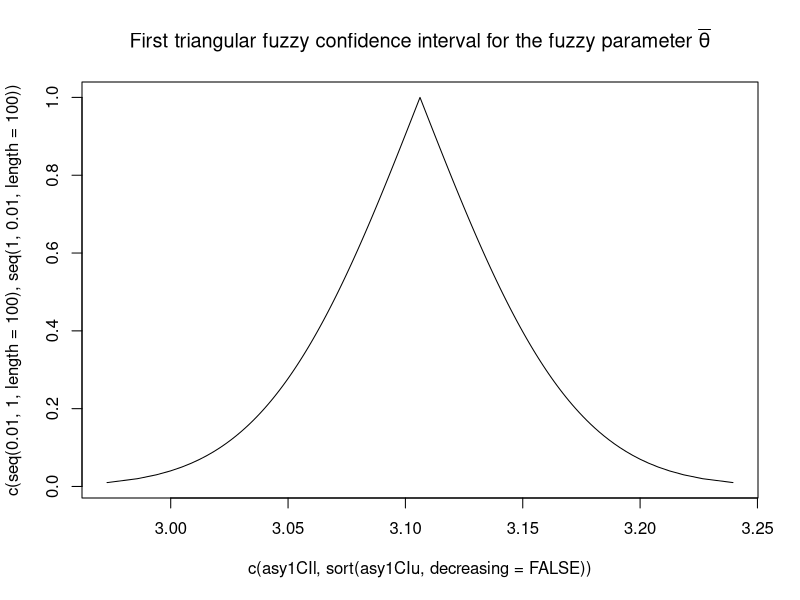
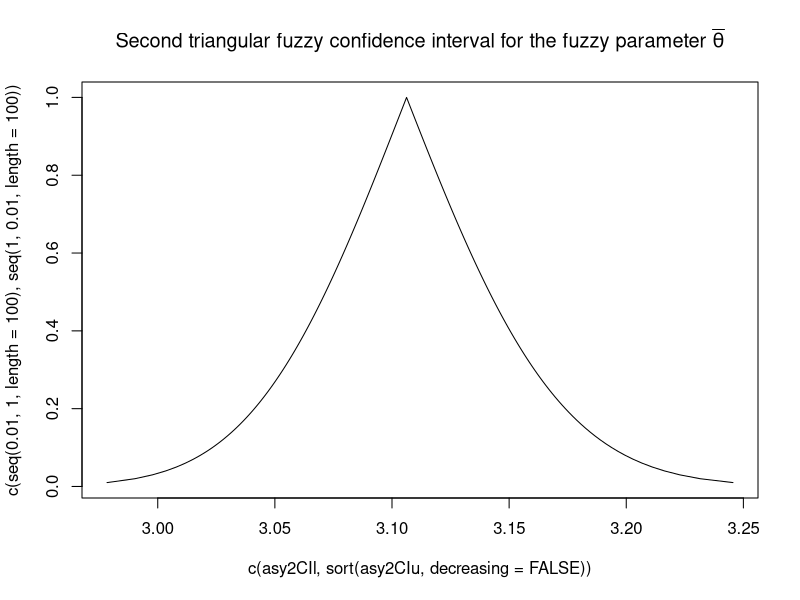
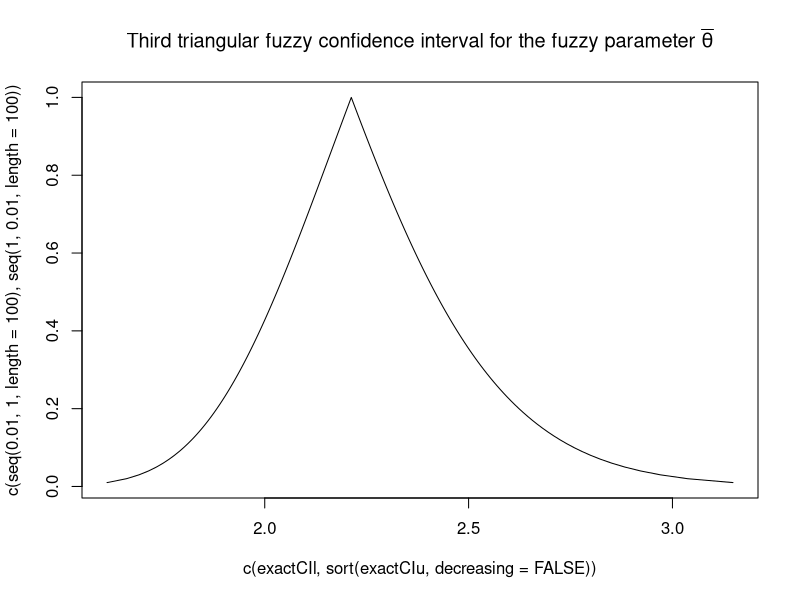

Here is the R script that generated these plots, in order:
#---------------------------
# Fuzzy inference Beta model
# in R 
# Julian, May 2023
#--------------------------

#---------------
# first approach
#---------------

# 1. Define a function that yields as output a scalar representing
# the membership grade of a fuzzy triangular number(p,q,r) - Berkachy, p.16 - given the following
# arguments: p,q,r and x: a real
fuzzytriangular = function(p,q,r,x) {
  if(p < x & x < q) {return((x - p) / (q - p))}
  if(q < x & x < r) {return((r - x) / (r - q))}
  else return(0)
}

# p=1, q=2, r = 3, x=2.2
fuzzytriangular(0,2,3,2.2)

# if x is a beta realization with shape1 = 1/theta, with theta = 0 and shape2 = 1, then
set.seed(2023)
theta = 3
x = rbeta(n = 1, shape1 = 1/theta, shape2 = 1) 
x

# In this example, we just assume that the argument x provided as input ia a beta realization. 
# The membership grade is then
fuzzy_theta <- fuzzytriangular(p=0, q=2, r=3, x=x)
fuzzy_theta

# in this example, we just assume that the argument x provided as input ia a beta realization.

#----------------
# second approach
#----------------

# setup
set.seed(2023)
theta = 3; n = 60
x_sample = rbeta(n = n, shape1 = 1/theta, shape2 = 1) 

# MLE
theta_hat = - (1/n) *sum(log(x_sample))

# asymptotic CI method 1
beta = seq(0.01:1, by = 0.01)
asy1CIl= theta_hat - qnorm(1-beta/2)*(theta_hat/n) # lower bounds
asy1CIu = theta_hat + qnorm(1-beta/2)*(theta_hat/n) # upper bounds

plot(x = c(asy1CIl, sort(asy1CIu, decreasing = FALSE)), y = c(seq(0.01, 1, length = 100), seq(1, 0.01, length = 100)), type = 'l',
     main = expression(paste('First triangular fuzzy confidence interval for the fuzzy parameter ', bar(theta))))


# asymptotic CI method 2
beta = seq(0.01:1, by = 0.01)
asy2CIl = theta_hat / (1 + qnorm(1-beta/2)/n) # lower bounds
asy2CIu = theta_hat / (1 - qnorm(1-beta/2)/n) # upper bounds

plot(x = c(asy2CIl, sort(asy2CIu, decreasing = FALSE)), y = c(seq(0.01, 1, length = 100), seq(1, 0.01, length = 100)), type = 'l',
     main = expression(paste('Second triangular fuzzy confidence interval for the fuzzy parameter ', bar(theta))))

# exact CI 
beta = seq(0.01:1, by = 0.01)
theta_hat = 2.2; n = 60
exactCIl= 2*n*theta_hat / qchisq(1-beta/2, df = 2*n)
exactCIu = 2*n*theta_hat / qchisq(beta/2, df = 2*n)

plot(x = c(exactCIl, sort(exactCIu, decreasing = FALSE)), y = c(seq(0.01, 1, length = 100), seq(1, 0.01, length = 100)), type = 'l',
     main = expression(paste('Third triangular fuzzy confidence interval for the fuzzy parameter ', bar(theta))))

#----
# end
#----